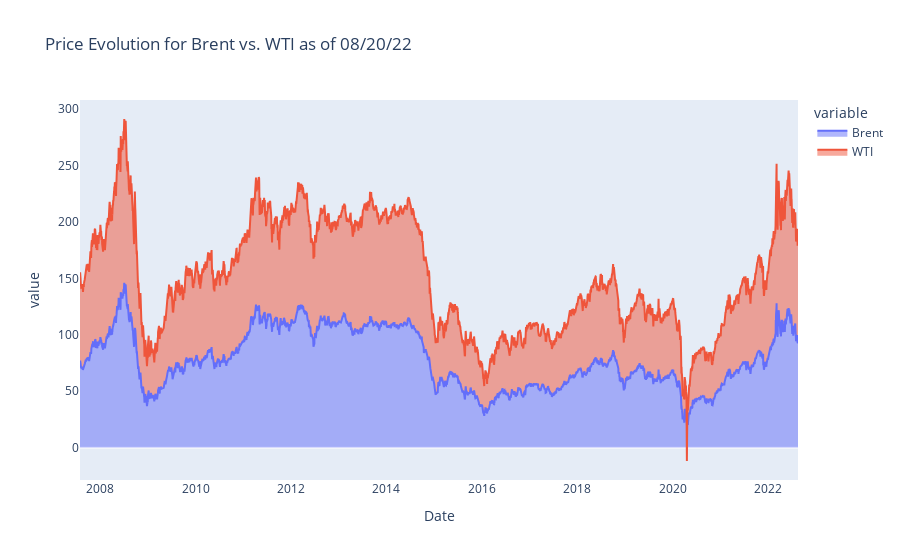

Here is the notebook cell this chart was saved with:
### Markdown cell above
Graficos a mostrar para mi memoire. 

Empezaremos con la evolucion de los precios para el WTI y Brent

### Code cell
import matplotlib.pyplot as plt
import numpy as np
import pandas as pd
import seaborn as sns


from arch.unitroot import engle_granger
from statsmodels.tsa.stattools import coint

from matplotlib import rcParams
import cufflinks as cf
import yfinance as yf
import plotly.express as px

cf.set_config_file(theme='white',offline=True)
df = pd.DataFrame(columns = ["Brent", "WTI"])
df["Brent"]= yf.download("BZ=F")["Close"]
df["WTI"]= yf.download("CL=F")["Close"]

fig = fig = px.area(
    df, 
    title = "Price Evolution for Brent vs. WTI as of 08/20/22")


fig.update_xaxes(showgrid=False)
fig.update_yaxes(showgrid=False)

### Figure 1 — Plotly figure (JSON) as saved in the notebook; plotly's stock layout.template omitted (floating-point values rounded to 4 significant figures; data arrays with more than 128 entries replaced by an {"elided": "..."} marker saying what was removed)
{"data": [{"fillpattern": {"shape": ""}, "hovertemplate": "variable=Brent<br>Date=%{x}<br>value=%{y}<extra></extra>", "legendgroup": "Brent", "line": {"color": "#636efa"}, "marker": {"symbol": "circle"}, "mode": "lines", "name": "Brent", "orientation": "v", "showlegend": true, "stackgroup": "1", "type": "scatter", "x": {"elided": "3735 str values"}, "xaxis": "x", "y": {"elided": "3735 float values"}, "yaxis": "y"}, {"fillpattern": {"shape": ""}, "hovertemplate": "variable=WTI<br>Date=%{x}<br>value=%{y}<extra></extra>", "legendgroup": "WTI", "line": {"color": "#EF553B"}, "marker": {"symbol": "circle"}, "mode": "lines", "name": "WTI", "orientation": "v", "showlegend": true, "stackgroup": "1", "type": "scatter", "x": {"elided": "3735 str values"}, "xaxis": "x", "y": {"elided": "3735 float values"}, "yaxis": "y"}], "layout": {"legend": {"title": {"text": "variable"}, "tracegroupgap": 0}, "title": {"text": "Price Evolution for Brent vs. WTI as of 08/20/22"}, "xaxis": {"anchor": "y", "domain": [0, 1], "showgrid": false, "title": {"text": "Date"}}, "yaxis": {"anchor": "x", "domain": [0, 1], "showgrid": false, "title": {"text": "value"}}}}
